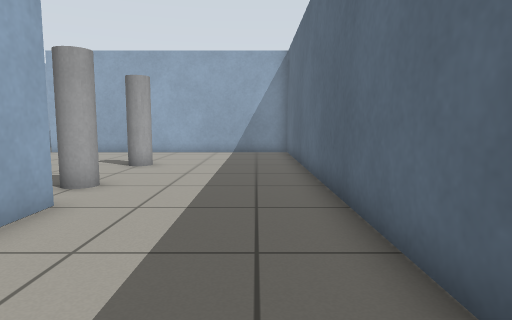
View 1 (above)

17 first-person views from a walk through a Gazebo world. The camera is 0.69 m above the floor, tilts 6° down and sees 75° across. The floor is counted in squares, 0.5 m on a side. Each view is taken from the middle of a square. On the plan, view 1 faces up. The plan holds only what a view shows up to about 15 squares ahead; the rest is blank.

View 2
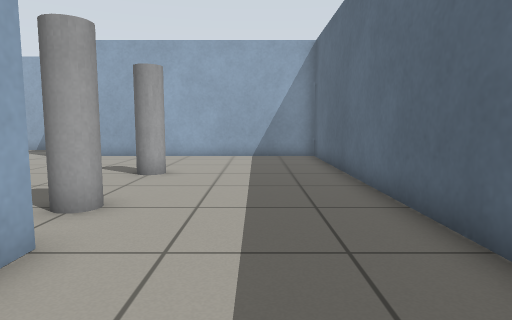

View 3
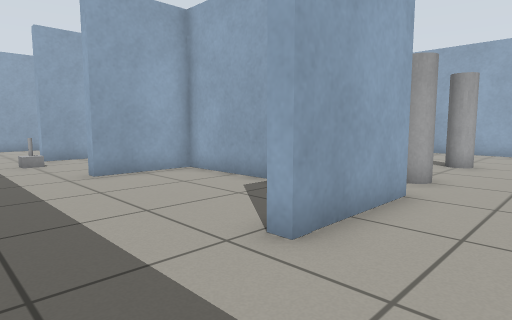

View 4
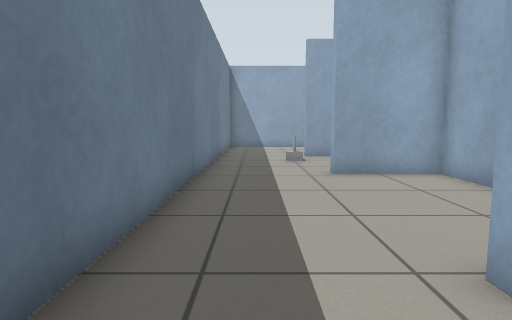

View 5
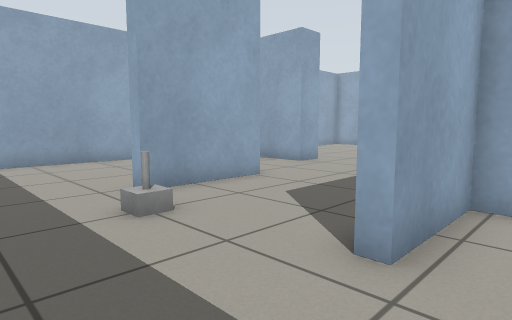

View 6
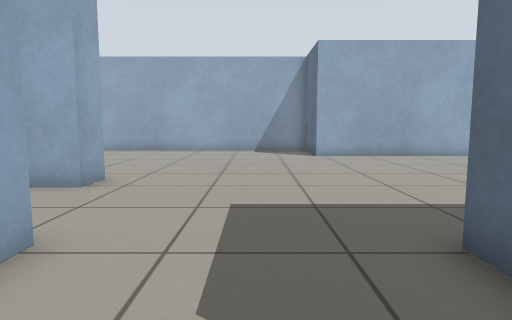

View 7
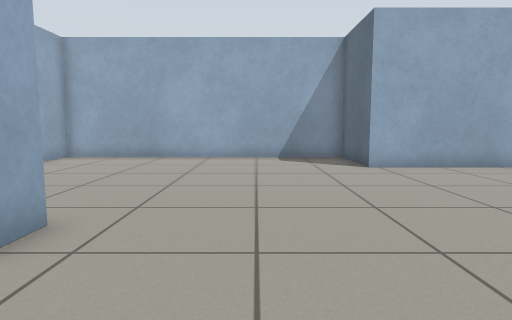

View 8
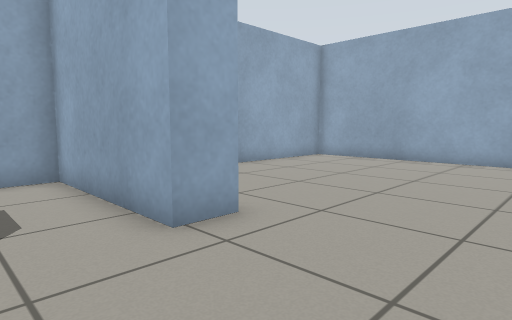

View 9
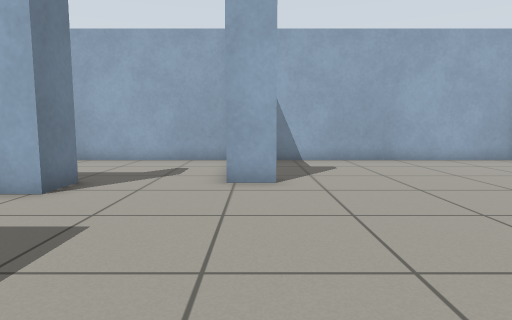

View 10
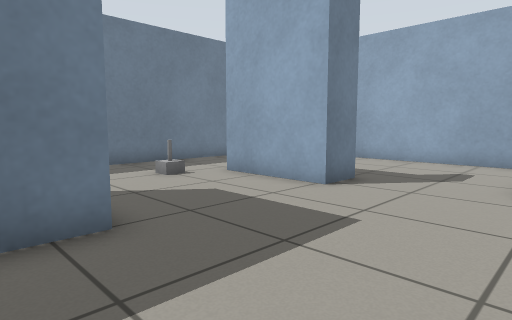

View 11
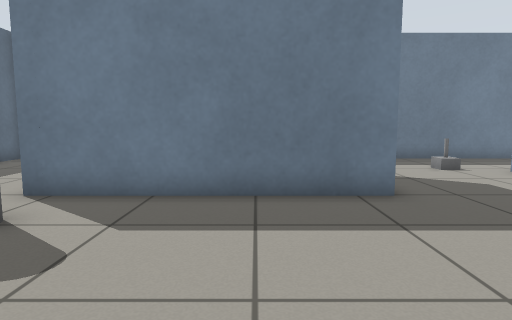

View 12
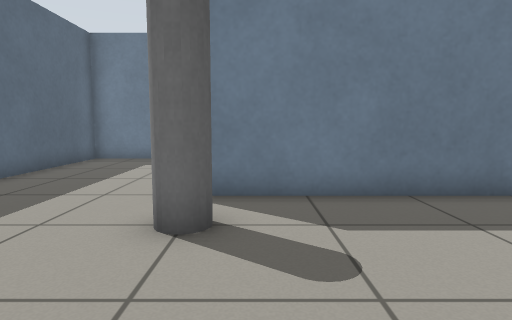

View 13
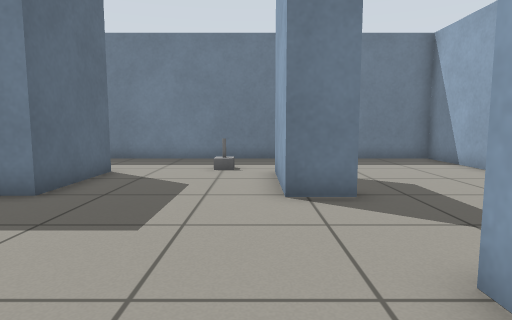

View 14
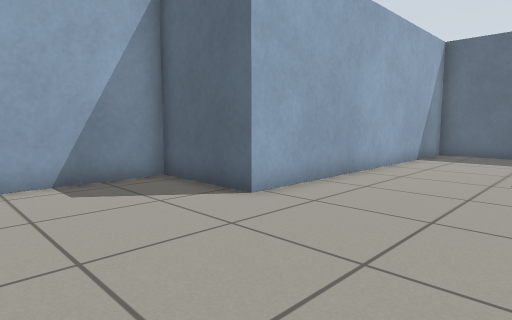

View 15
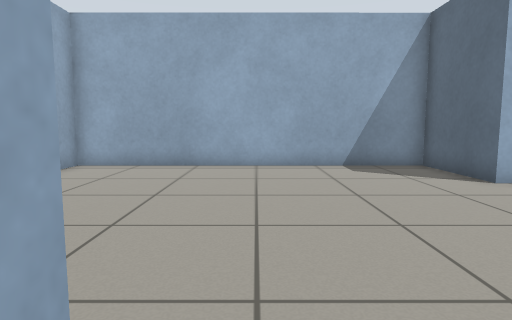

View 16
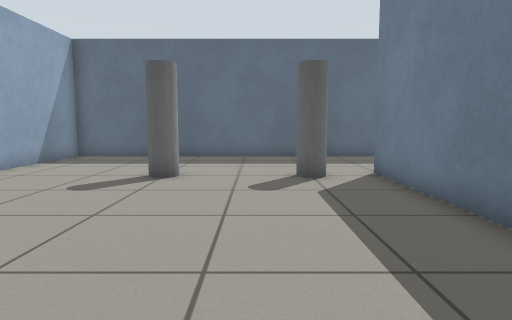

View 17
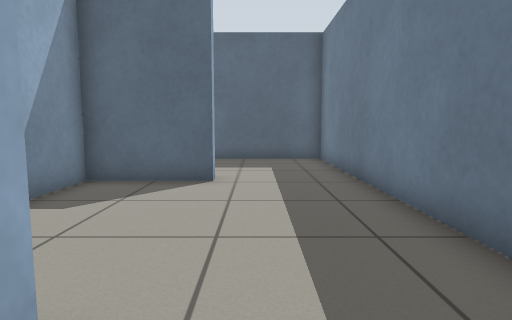

### Floor plan
Ten units are one square. View 1 is at (0, 0); x grows to the right and y downward. Boxes are objects, and circles mark ways between rooms. Rooms are numbered by the first view taken in them; rooms with no view inside come last. Other rooms are left out.
<svg viewBox="-226 -208 247 229">
<path fill="none" stroke="#000" d="M-169 -105 -169 -93 -221 -93 -221 16 -106 16M-103 -22 -107 -22 -107 -56 -35 -56 -35 -22 -39 -22M-170 -56 -156 -56 -156 -22 -160 -22M-44 16 16 16 16 -168 -103 -168 -103 -203 -221 -203 -221 -108M-39 -22 -39 -52 -103 -52 -103 -22M-106 16 -44 16"/>
<rect x="-145" y="-25" width="10" height="10" fill="#bbb"><title>other object</title></rect>
<rect x="-45" y="-85" width="10" height="20" fill="#bbb"><title>grey pole</title></rect>
<rect x="-45" y="-125" width="10" height="20" fill="#bbb"><title>grey pole</title></rect>
<circle cx="-110" cy="-5" r="3" fill="#2a7"/>
<circle cx="-40" cy="-5" r="3" fill="#2a7"/>
<text x="-110" y="-90">1</text>
<text x="-80" y="-20">2</text>
</svg>
Room 1 opens to room 2.

Where each view was taken, in squares from view 1:
view 1: 0 up, 0 right, facing up
view 2: 2 up, 1 left, facing up
view 3: 1 down, 1 left, facing up-left
view 4: 0 up, 1 left, facing left
view 5: 1 down, 9 left, facing up-left
view 6: 2 up, 13 left, facing up
view 7: 6 up, 14 left, facing up
view 8: 7 up, 13 left, facing up-left
view 9: 10 up, 9 left, facing left
view 10: 10 up, 9 left, facing down-left
view 11: 12 up, 8 left, facing down
view 12: 12 up, 5 left, facing down
view 13: 12 up, 15 left, facing down
view 14: 12 up, 15 left, facing up-right
view 15: 9 up, 16 left, facing up
view 16: 9 up, 13 left, facing right
view 17: 1 up, 12 left, facing right
